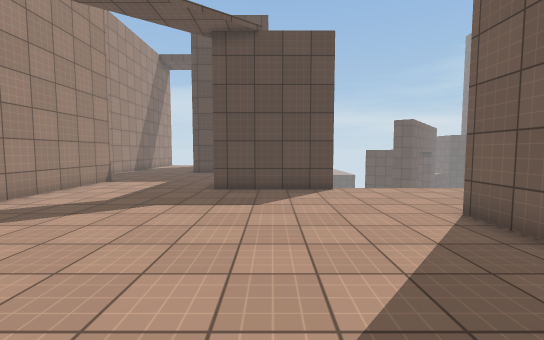
view 1 (above)

16 first-person views from a walk through a Unity game level. The camera is 1.4 m above the floor, tilts 4° down and sees 90° across. The floor is counted in squares, 1 m on a side. Each view is taken from the middle of a square. On the plan, view 1 faces up. The plan holds only what a view shows up to about 13 squares ahead; the rest is blank. The place goes on beyond the plan. Some animated figures are left out. Surface patterns are stand-ins for the level's own textures.

view 2
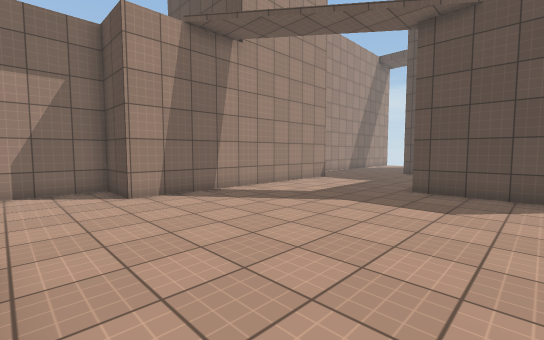

view 3
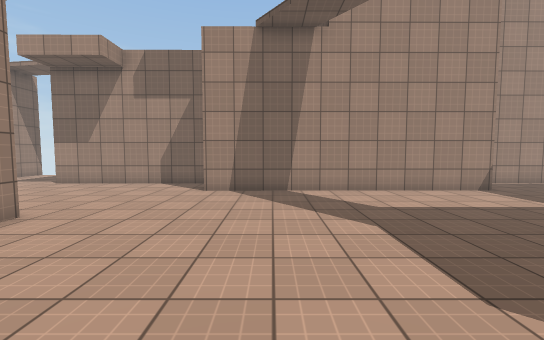

view 4
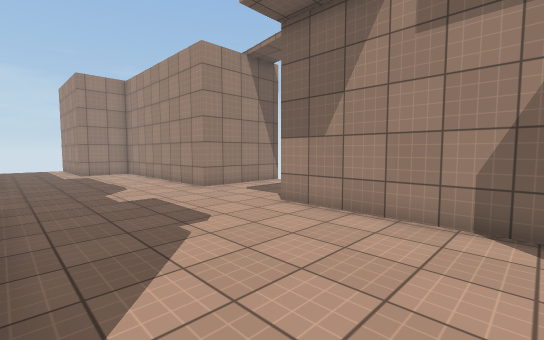

view 5
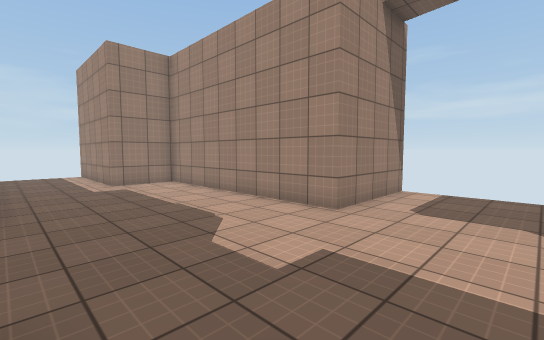

view 6
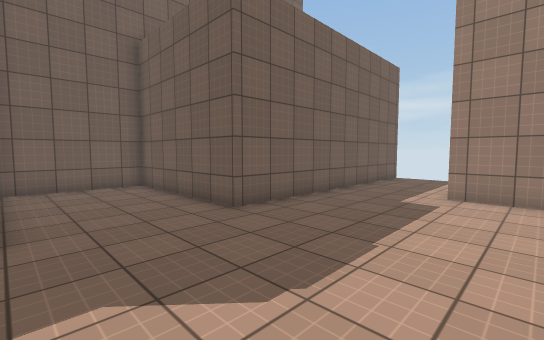

view 7
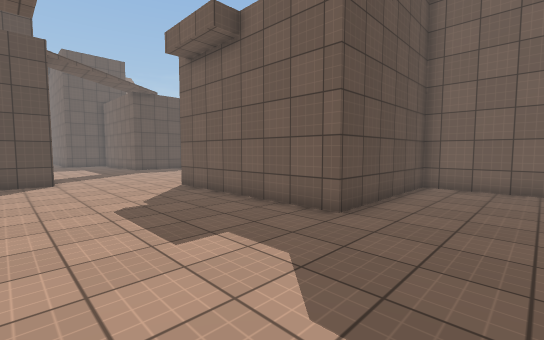

view 8
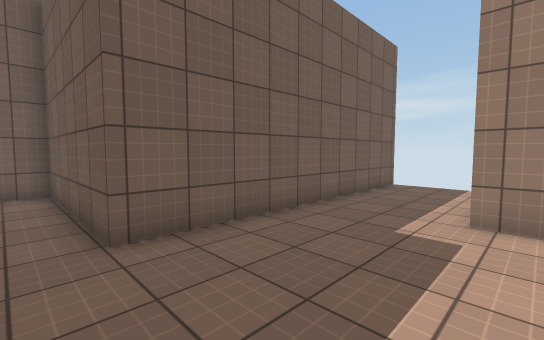

view 9
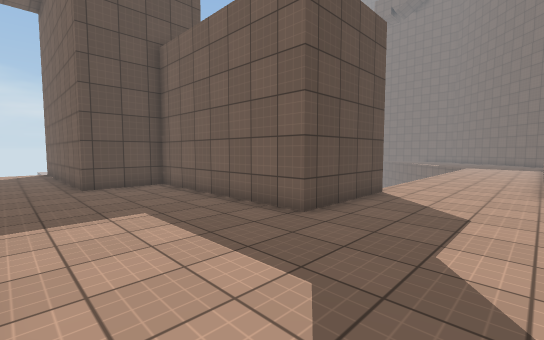

view 10
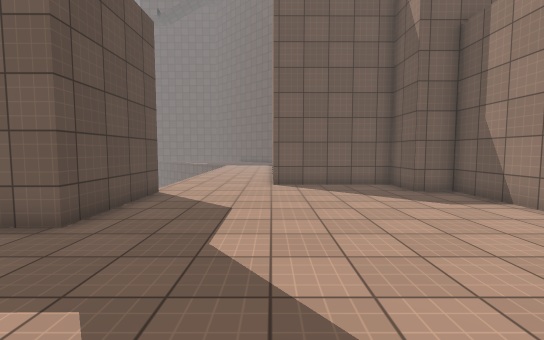

view 11
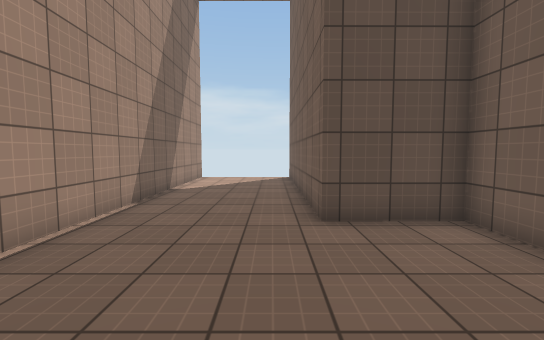

view 12
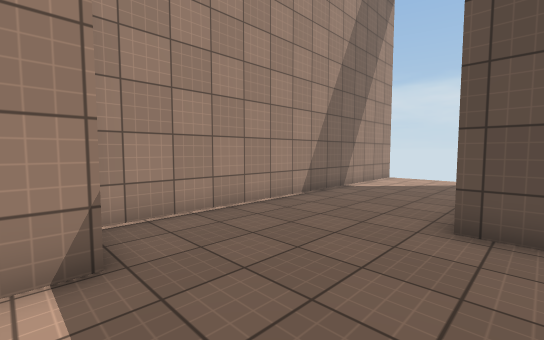

view 13
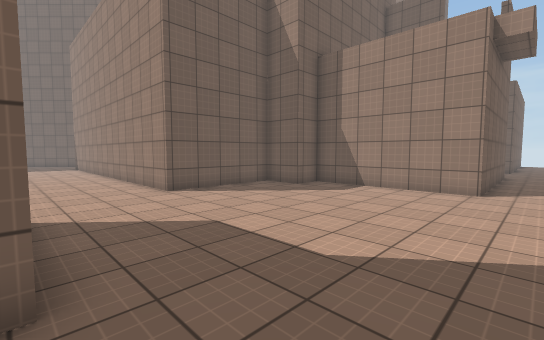

view 14
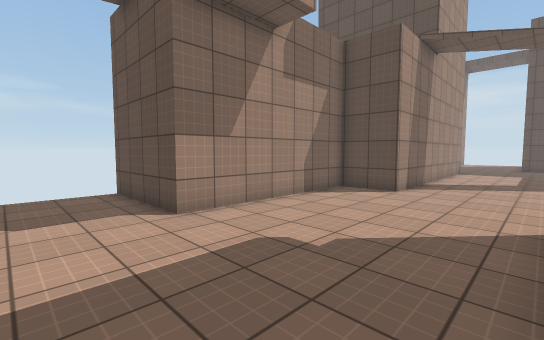

view 15
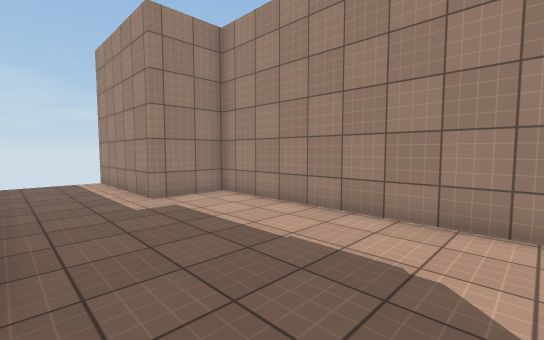

view 16
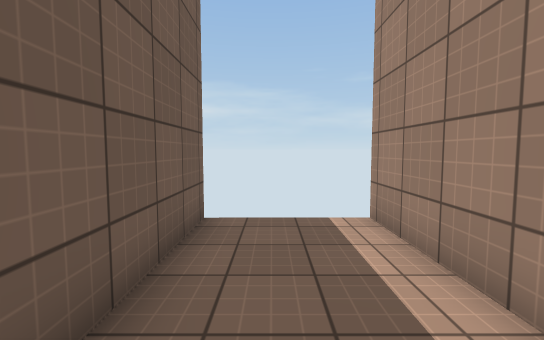

### Floor plan
Points are (right, up) in squares from view 1. A wall is a line through its corners. A room is listed if a view was taken in it or the views show most of it. See-through windows are left out.
Room 1 (views 1, 2, 3, 4, 5, 6, 7, 8, 9, 10, 11, 12, 13, 14, 15, 16)
walls: (2.3, 9.9) (-2.1, 9.8) (-2.1, 17.3) (-5, 17.3) (-5, 21.5); (-14, -8.5) (-9.6, -8.4) (-9.6, -17) (-7.1, -17) (-7.1, -22.7); (-7.6, 12.9) (-7.5, 2.6) (-9.7, 2.6) (-9.7, -4.3) (-14, -4.3); (-9.8, 21.5) (-9.7, 13.1); (-3.6, -22.7) (-3.6, -12.1) (2.5, -12.1) (2.4, -7.8) (-3.6, -7.8) (-3.7, -0.4) (2.4, -0.3) (2.4, 1.1) (4.2, 1.1) (4.2, 5.9)
ways out: opening at (3, 8)

Positions as (right, up) in squares from view 1, and headings:
1: (0, 0), facing up
2: (1, 0), facing up-left
3: (2, 5), facing left
4: (-4, 1), facing down-left
5: (-4, -5), facing down-left
6: (-9, -8), facing down-right
7: (-9, -11), facing up-right
8: (-8, -11), facing down-right
9: (-7, 6), facing up-right
10: (-7, 6), facing right
11: (-6, 12), facing up
12: (-4, 12), facing up-left
13: (-5, 10), facing down-right
14: (-4, -7), facing up-left
15: (-4, -9), facing down-left
16: (-5, -17), facing down
